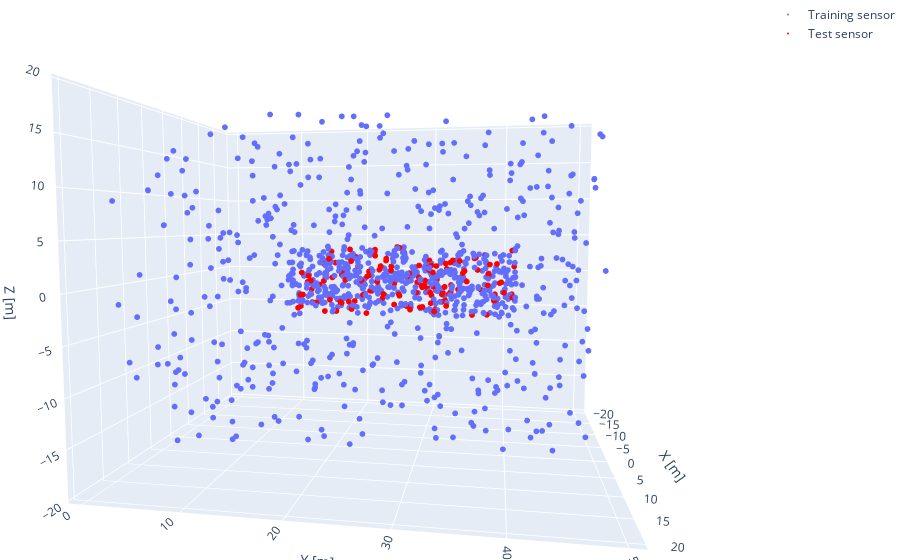

This figure's notebook cell:
### Markdown cell above
We try another technique:  
   We observe the following graph, and as the sensors to be predicted are concentrated at tube level, we tried select only the sensors in the train close to the tube using the R variable.

### Code cell
sensor_graph = go.Figure(
    data=[go.Scatter3d(x=coordinates_train['Coor X [m]'], y=coordinates_train['Coor Y [m]'], z=coordinates_train['Coor Z [m]'], 
                       mode='markers', marker=dict(size=2), name='Training sensor')],
    layout=go.Layout(
        scene=dict(
            xaxis_title='X [m]',
            yaxis_title='Y [m]',
            zaxis_title='Z [m]',
        ),
        margin=dict(l=0, r=0, b=0, t=0),
    )
)

# Adding the test sensors
sensor_graph.add_trace(go.Scatter3d(x=coordinates_test['Coor X [m]'], y=coordinates_test['Coor Y [m]'], z=coordinates_test['Coor Z [m]'], 
                           mode='markers', marker=dict(size=2, color='red'), name='Test sensor'))

sensor_graph.show()

### Figure 1 — Plotly figure (JSON) as saved in the notebook; plotly's stock layout.template omitted (floating-point values rounded to 4 significant figures; data arrays with more than 128 entries replaced by an {"elided": "..."} marker saying what was removed)
{"data": [{"marker": {"size": 2}, "mode": "markers", "name": "Training sensor", "type": "scatter3d", "x": {"elided": "900 float values"}, "y": {"elided": "900 float values"}, "z": {"elided": "900 float values"}}, {"marker": {"color": "red", "size": 2}, "mode": "markers", "name": "Test sensor", "type": "scatter3d", "x": {"elided": "145 float values"}, "y": {"elided": "145 float values"}, "z": {"elided": "145 float values"}}], "layout": {"autosize": true, "margin": {"b": 0, "l": 0, "r": 0, "t": 0}, "scene": {"aspectmode": "auto", "aspectratio": {"x": 0.9283, "y": 1.186, "z": 0.9082}, "camera": {"center": {"x": 0, "y": 0, "z": 0}, "eye": {"x": 1.74, "y": 0.3078, "z": 0.1498}, "projection": {"type": "perspective"}, "up": {"x": 0, "y": 0, "z": 1}}, "xaxis": {"title": {"text": "X [m]"}, "type": "linear"}, "yaxis": {"title": {"text": "Y [m]"}, "type": "linear"}, "zaxis": {"title": {"text": "Z [m]"}, "type": "linear"}}}}
